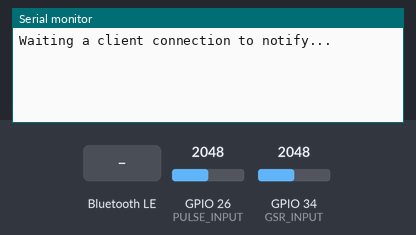
This sketch was run on a simulated ESP32. On the bench: the last lines printed to the serial monitor. The inputs (shaded band) are chosen by the test bench; at power-on: GPIO 26 (PULSE_INPUT) = 2048, GPIO 34 (GSR_INPUT) = 2048. Nothing arrives over Bluetooth unless stated; a phone connects over Bluetooth LE 3 s after start.

Above: at 1.2 s.
1.3 s: Bluetooth LE write "1" received
At 1.9 s:
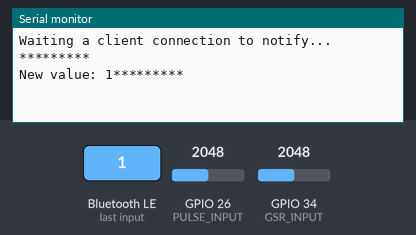
2.8 s: Bluetooth LE write "0" received
At 3.4 s:
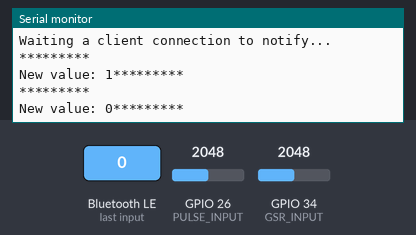

Measured:
- after the input at 1.3 s, the serial monitor: prints a new line after 0.05 s (image 1)
- after the input at 2.8 s, the serial monitor: prints a new line after 0.05 s (image 2)

The sketch:

BLE_new_sensors.ino
```cpp
/*
 * Should poll both biometric sensors and send back BPM, IBI and EDA values every 2 min
 * See BLE_mock for how the BLE should work
*/

#include <BLEDevice.h>
#include <BLEServer.h>
#include <BLEUtils.h>
#include <BLE2902.h>
#define USE_ARDUINO_INTERRUPTS false
#include <PulseSensorPlayground.h>

BLEServer* pServer = NULL;
BLECharacteristic* pCharacteristic_HR = NULL;
BLECharacteristic* pCharacteristic_EDA = NULL;
BLECharacteristic* pCharacteristic_PAUSE = NULL;

bool deviceConnected = false;
bool oldDeviceConnected = false;
bool pausePolling = false;

/*
 * Pulse sensor constants
*/
const int OUTPUT_TYPE = SERIAL_PLOTTER;
const int PULSE_INPUT = 26;
/*
 * EDA sensor constants
*/
const int GSR_INPUT=34;

uint32_t HR = 0;
uint32_t EDA = 0;

byte samplesUntilReport;
const byte SAMPLES_PER_SERIAL_SAMPLE = 50;

/*
   All the PulseSensor Playground functions.
*/
PulseSensorPlayground pulseSensor;

// See the following for generating UUIDs:
// https://www.uuidgenerator.net/

#define SERVICE_UUID        "4fafc201-1fb5-459e-8fcc-c5c9c331914b"
#define CHARACTERISTIC_UUID_HR "beb5483e-36e1-4688-b7f5-ea07361b26a8"
#define CHARACTERISTIC_UUID_EDA "58260ca5-a468-496a-8f8c-ad30a21ba7cf"
#define CHARACTERISTIC_UUID_PAUSE "885bccf9-007a-4050-aa92-a9da38199deb"


class MyServerCallbacks: public BLEServerCallbacks {
    void onConnect(BLEServer* pServer) {
      deviceConnected = true;
    };

    void onDisconnect(BLEServer* pServer) {
      deviceConnected = false;
    }
};

class MyCallbacks: public BLECharacteristicCallbacks {
  void onWrite(BLECharacteristic *pCharacteristic) {
    std::string value = pCharacteristic->getValue();
    if (value.length() > 0) {
        Serial.println("*********");
        Serial.print("New value: ");
        for (int i = 0; i < value.length(); i++){
          Serial.print(value[i]);
          if (value[i] == 1){
            pausePolling = true;
          } else if (value[i] == 2){
            pausePolling = false;
            }
        }
        Serial.println("*********");
      }
  }
};

void setup() {
  Serial.begin(115200);

  // Create the BLE Device
  BLEDevice::init("Grounded_wearable_1");

  // Create the BLE Server
  pServer = BLEDevice::createServer();
  pServer->setCallbacks(new MyServerCallbacks());

  // Create the BLE Service
  BLEService *pService = pServer->createService(SERVICE_UUID);

  // Create BLE Characteristics
  pCharacteristic_HR = pService->createCharacteristic(
                      CHARACTERISTIC_UUID_HR,
                      BLECharacteristic::PROPERTY_READ   |
                      BLECharacteristic::PROPERTY_NOTIFY
                    );

  pCharacteristic_EDA = pService->createCharacteristic(
                      CHARACTERISTIC_UUID_EDA,
                      BLECharacteristic::PROPERTY_READ   |
                      BLECharacteristic::PROPERTY_NOTIFY
                    );
  pCharacteristic_PAUSE = pService->createCharacteristic(
                      CHARACTERISTIC_UUID_PAUSE,
                      BLECharacteristic::PROPERTY_READ   |
                      BLECharacteristic::PROPERTY_WRITE
                    );

pCharacteristic_PAUSE->setCallbacks(new MyCallbacks());

  // https://www.bluetooth.com/specifications/gatt/viewer?attributeXmlFile=org.bluetooth.descriptor.gatt.client_characteristic_configuration.xml
  // Create BLE Descriptors
  pCharacteristic_HR->addDescriptor(new BLE2902());
  pCharacteristic_EDA->addDescriptor(new BLE2902());
  pCharacteristic_PAUSE->addDescriptor(new BLE2902());

  // Start the service
  pService->start();

  // Start advertising
  BLEAdvertising *pAdvertising = BLEDevice::getAdvertising();
  pAdvertising->addServiceUUID(SERVICE_UUID);
  pAdvertising->setScanResponse(false);
  pAdvertising->setMinPreferred(0x0);  // set value to 0x00 to not advertise this parameter
  BLEDevice::startAdvertising();
  Serial.println("Waiting a client connection to notify...");

  // Configure the PulseSensor manager.
  pulseSensor.analogInput(PULSE_INPUT);

  pulseSensor.setSerial(Serial);
  pulseSensor.setOutputType(OUTPUT_TYPE);

  // Now that everything is ready, start reading the PulseSensor signal.
  if (!pulseSensor.begin()) {
    Serial.println("Pulse sensor initialization failed");
  }
}

void loop() {
      // notify changed value
    if (deviceConnected) {
      if(!pausePolling) {
        if (pulseSensor.sawNewSample()) {
          if (--samplesUntilReport == (byte) 0) {
            Serial.println("POLLING");
            samplesUntilReport = SAMPLES_PER_SERIAL_SAMPLE;
            HR = analogRead(PULSE_INPUT);
            EDA=analogRead(GSR_INPUT);

            pCharacteristic_HR->setValue((uint8_t*)&HR, 4);
            pCharacteristic_EDA->setValue((uint8_t*)&EDA, 4);
            pCharacteristic_HR->notify();
            pCharacteristic_EDA->notify();
            //Serial.println(HR);
            //Serial.println(EDA);
        //delay(100);
          }
         }
      } else {
        Serial.println("waiting to resume");
        delay(2000);
        }
    }
    // disconnecting
    if (!deviceConnected && oldDeviceConnected) {
        delay(500); // give the bluetooth stack the chance to get things ready
        pServer->startAdvertising(); // restart advertising
        pausePolling = false;
        Serial.println("start advertising");
        oldDeviceConnected = deviceConnected;
    }
    // connecting
    if (deviceConnected && !oldDeviceConnected) {
        // do stuff here on connecting
        pausePolling = false;
        oldDeviceConnected = deviceConnected;
    }

}
```
